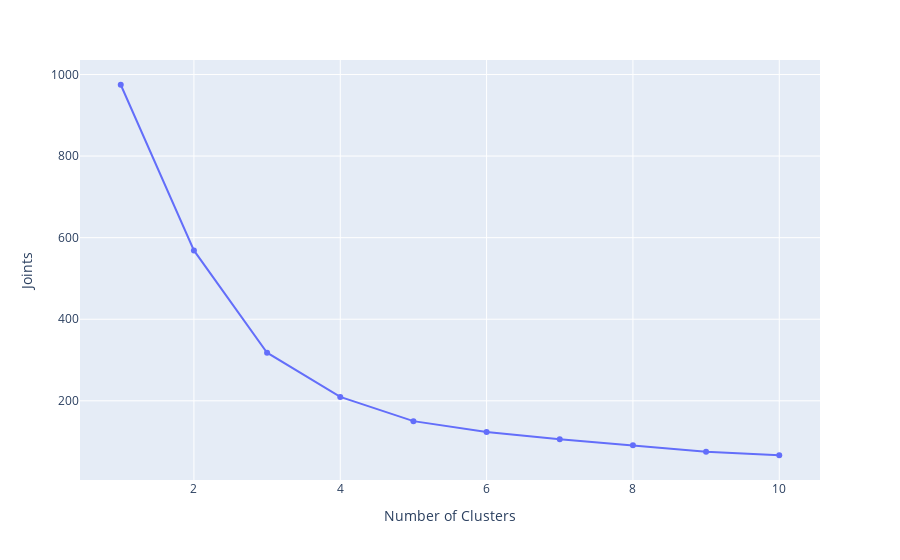

This figure's notebook cell:
### Markdown cell above
plot_elbow(x_stan)

### Code cell
plot_elbow(x_rob)

### Figure 1 — Plotly figure (JSON) as saved in the notebook; plotly's stock layout.template omitted (floating-point values rounded to 4 significant figures)
{"data": [{"hovertemplate": "Number of Clusters=%{x}<br>Joints=%{y}<extra></extra>", "legendgroup": "", "line": {"color": "#636efa", "dash": "solid"}, "marker": {"symbol": "circle"}, "mode": "lines+markers", "name": "", "orientation": "v", "showlegend": false, "type": "scatter", "x": [1, 2, 3, 4, 5, 6, 7, 8, 9, 10], "xaxis": "x", "y": [974.9, 568.6, 317.9, 209.6, 150.2, 123.8, 106.0, 90.85, 75.37, 66.55], "yaxis": "y"}], "layout": {"legend": {"tracegroupgap": 0}, "margin": {"t": 60}, "xaxis": {"anchor": "y", "domain": [0, 1], "title": {"text": "Number of Clusters"}}, "yaxis": {"anchor": "x", "domain": [0, 1], "title": {"text": "Joints"}}}}
